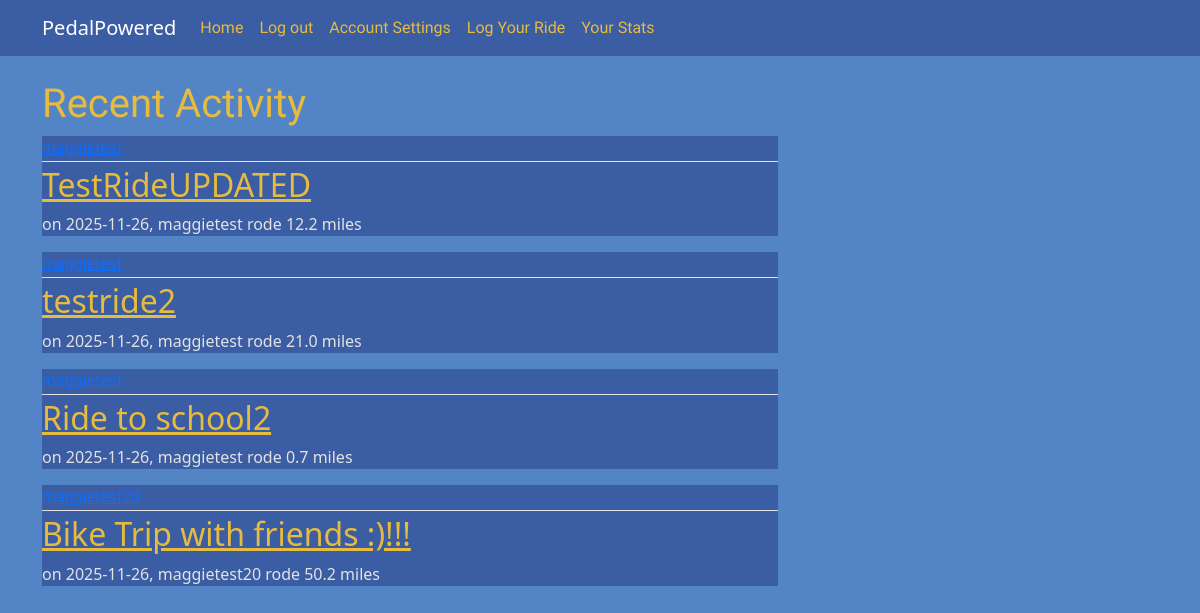
The page /home (signed in) on the database as committed earlier.
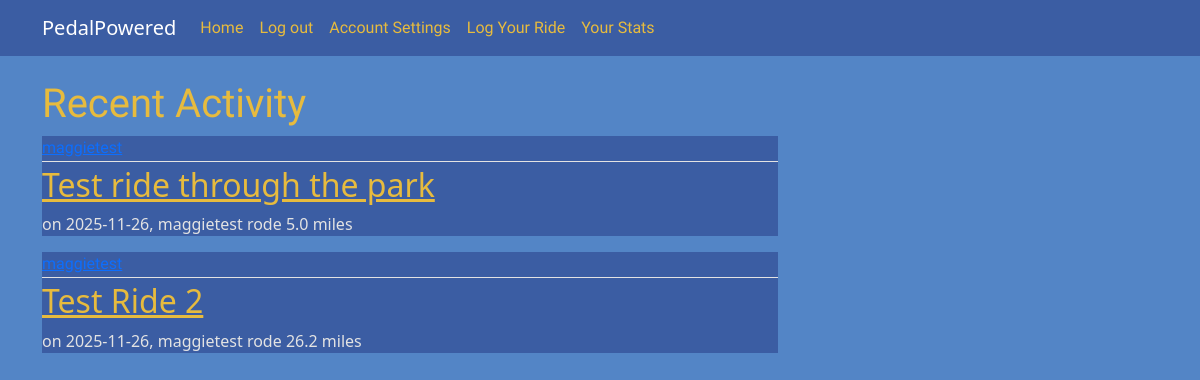
The same page on the database as committed later.
### pedalpowered/models.py (models this page shows, shortened)
class rides(db.Model):
    id = db.Column(db.Integer, primary_key = True)
    ride_date = db.Column(db.DateTime, nullable = False, default = lambda: datetime.now(timezone.utc))
    title = db.Column(db.String, nullable = False)
    distance = db.Column(db.Float, nullable = False)
    gas_price = db.Column(db.Float, nullable = True)
    car_mpg = db.Column(db.Float, nullable = True)
    user_id = db.Column(db.Integer,db.ForeignKey('user.id'), nullable=False)

class User(db.Model, UserMixin):
    id = db.Column(db.Integer, primary_key = True)
    username = db.Column(db.String(20), unique=True, nullable=False)
    email = db.Column(db.String(100), unique=True, nullable=False)
    img_file = db.Column(db.String(20), nullable=False, default='default.jpg')
    password = db.Column(db.String(60), nullable=False)
    ridelog = db.relationship('rides', backref="author", lazy=True)

### pedalpowered/routes.py (the view)
@app.route("/home")
@login_required
def home():
    ridelog = rides.query.all()
    return render_template("home.html",posts= ridelog)

### pedalpowered/models.py (called while the page is built)
@login_manager.user_loader
def load_user(user_id):
    return User.query.get(int(user_id))

### pedalpowered/templates/home.html (shortened to what this page needs)
{% extends "layout.html" %}
{% block content %}
<h1 style="font-family: Irish Grover";>Recent Activity</h1>
    {% for post in posts %}
        <article class="media-body">
            <div class = "media-body">
                <div class="article-metadata">
                    <a class = 'mr-2' href="#">{{post.author.username}}</a>
                </div>
                <h2><a class='article-title' href="{{url_for('post',post_id=post.id)}}">{{post.title}}</a></h2>
                <p class = "article-content">on {{post.ride_date.strftime('%Y-%m-%d')}}, {{post.author.username}} rode {{post.distance}} miles</p>
            </div>
        </article>
    {%endfor%}
{% endblock content %}

### pedalpowered/templates/layout.html (shortened to what this page needs)
<!DOCTYPE html>
    <html>
        <html lang="en">
        <head>
            <link href="https://cdn.jsdelivr.net/npm/bootstrap@5.3.8/dist/css/bootstrap.min.css" rel="stylesheet">
            <link rel="stylesheet" type="text/css" href="{{ url_for('static', filename = 'main.css')}}">
        </head>
        <body>
            {%block navbar%}
            <header class="site-header">
                <nav class="navbar navbar-expand-md navbar-dark bg-steel fixed-top">
                    <div class="container">
                    <a class="navbar-brand mr-4" href="/">PedalPowered</a>
                    <div class="collapse navbar-collapse" id="navbarToggle">
                        <div class="navbar-nav mr-auto">
                        <a class="nav-item nav-link" href="{{url_for('home')}}">Home</a>
                        </div>
                        <div class="navbar-nav">
                        {% if current_user.is_authenticated %}
                            <a class="nav-item nav-link" href="{{url_for('logout')}}">Log out</a>
                            <a class="nav-item nav-link" href="{{url_for('account')}}">Account Settings</a>
                        {% else %}
                            <a class="nav-item nav-link" href="{{url_for('login')}}">Login</a>
                            <a class="nav-item nav-link" href="{{url_for('register')}}">Register</a>
                        {%endif%}
                        <a class="nav-item nav-link" href="{{url_for('logride')}}">Log Your Ride</a>
                        <a class="nav-item nav-link" href="{{url_for('stats')}}">Your Stats</a>
                        </div>
                    </div>
                    </div>
                </nav>
            </header>
            {% endblock %}
            <main role="main" class="container">
                <div class="row">
                    <div class="col-md-8">
                    {% block content %}{% endblock %}
                    </div>
                </div>
            </main>
        </body>
    </html>

### pedalpowered/static/main.css (style rules this page uses)
body { background: #5385C6; color: #333333; margin-top: 5rem; }
h1, h2, h3, h4, h5, h6 .irish-grover-regular { color: #E7BB3E; }
.bg-steel { background-color: #3B5DA3; }
.site-header .navbar-nav .nav-link { color: #E7BB3E; font-family: "Irish Grover"; }
.article-title { color:#E7BB3E; background-color:#3B5DA3; }
.article-content { white-space: pre-line; background-color:#3B5DA3; }
.article-metadata { padding-bottom: 1px; margin-bottom: 4px; border-bottom: 1px solid #e3e3e3; font-family: "Irish Grover"; }
.media-body { color:#e3e3e3; background-color: #3B5DA3; }

Rows that differ between the two databases and show on the page:
removed rides: title "Ride to school2", ride_date "2025-11-26", author.username "maggietest", distance "0.7"
removed rides: title "Bike Trip with friends :)!!!", ride_date "2025-11-26", author.username "maggietest20", distance "50.2"
changed rides: title "TestRideUPDATED" → "Test ride through the park"; distance "12.2" → "5.0"
changed rides: title "testride2" → "Test Ride 2"; distance "21.0" → "26.2"
